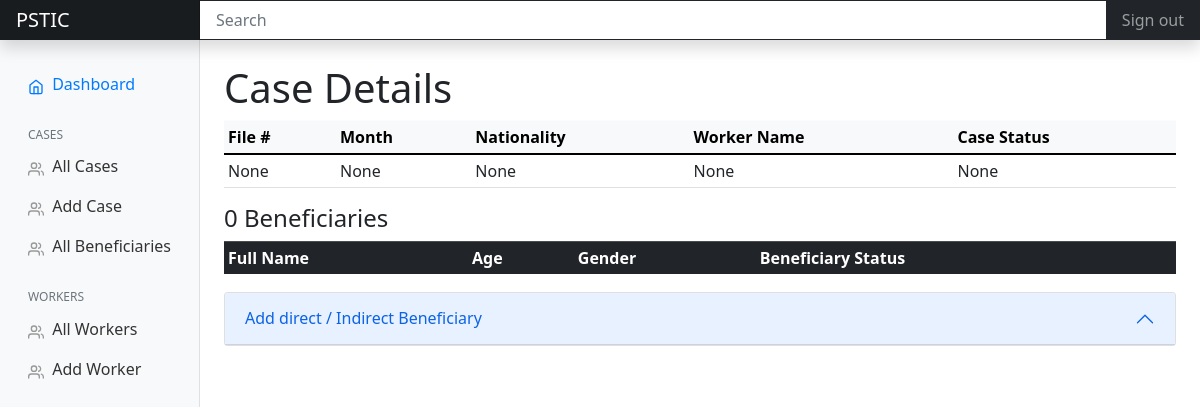
/caselog/case/1, run on an earlier commit of the app's database.
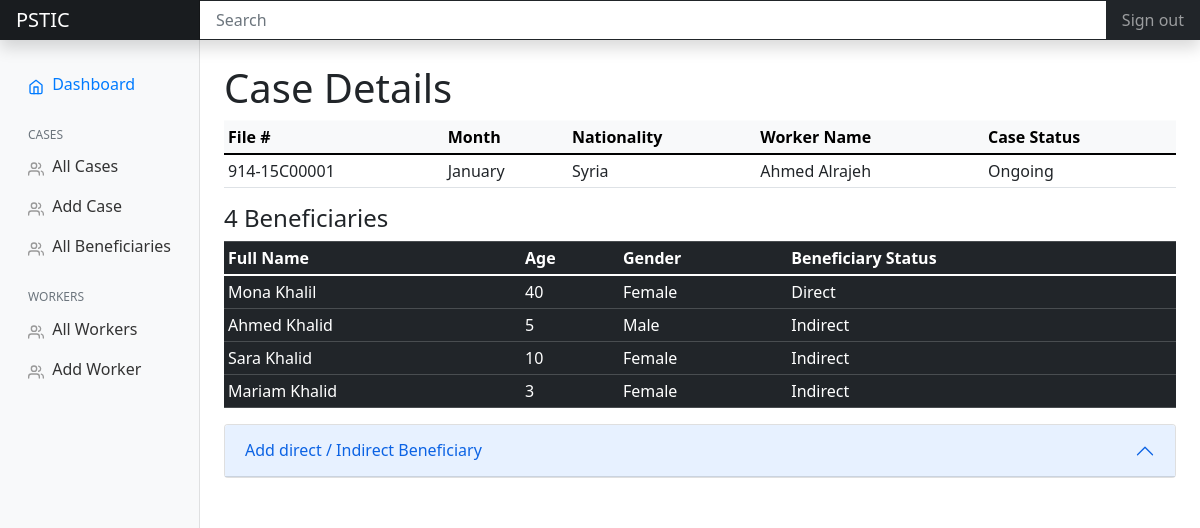
And on a later commit of the database.
### case_log/models.py (models this page shows, shortened)
class months(models.Model):
    id = models.AutoField(primary_key=True)
    month = models.CharField(max_length=50)

class nationalities(models.Model):
    id = models.AutoField(primary_key=True)
    nationality = models.CharField(max_length=50)

class case_statuses(models.Model):
    id = models.AutoField(primary_key=True)
    case_status = models.CharField(max_length=50)

class beneficiaries(models.Model):
    id = models.AutoField(primary_key=True)
    case_id = models.ForeignKey(cases, on_delete=models.CASCADE)
    full_name = models.CharField(max_length=50)
    age = models.IntegerField()
    gender_id = models.ForeignKey(genders, on_delete=models.CASCADE)
    beneficiary_status_id = models.ForeignKey(beneficiary_statuses, on_delete=models.CASCADE)

### case_log/views.py (the view)
# urls.py: path('case/<int:pk>', views.case_detail, name='case-detail'),
def case_detail(request, pk):
    query_selectedCase = query_cases + " WHERE cases.id = " + str(pk)
    rs_selectedCase = getResultSet(query_selectedCase)
    rs_beneficiaryStatuses = getResultSet(query_beneficiary_statuses)
    rs_genders = getResultSet(query_genders)
    rs_cases = getResultSet(query_cases)
    query_caseSelectedBeneficiaries = query_beneficiaries + " WHERE cases.id = " + str(pk)
    rs_caseSelectedBeneficiaries = getResultSet(query_caseSelectedBeneficiaries)
    context = {
    'selectedCase': rs_selectedCase,
    'caseSelectedBeneficiaries': rs_caseSelectedBeneficiaries,
    'beneficiaryStatuses': rs_beneficiaryStatuses,
    'genders': rs_genders,
    'cases': rs_cases,
            }
    if request.method == "POST":
        form = BeneficiaryForm(request.POST or None)
        if form.is_valid():
            form.save()
            messages.success(request, ('Added Successfully'))
            temp = str(pk)
            return HttpResponseRedirect(temp)
        else:
            messages.success(request, ('There was an error'))
            return render(request, 'case_log/case_detail.html', context)
    else:
        return render(request, 'case_log/case_detail.html', context)

### case_log/views.py (called while the page is built)
def getResultSet(query):
    cursor = connection.cursor()
    cursor.execute(query)
    return cursor.fetchall()

### case_log/templates/case_log/case_detail.html (shortened to what this page needs)
{% extends "case_log/base.html" %}
  {% block content %}
  <h1>Case Details</h1>
  <table class="table table-sm">
      <thead class="table-light">
        <tr>
          <th>File #</th>
          <th>Month</th>
          <th>Nationality</th>
          <th>Worker Name</th>
          <th>Case Status</th>
        </tr>
      </thead>
      <tbody>
            <tr>
              <td>{{ selectedCase.0.1 }}</td>
              <td>{{ selectedCase.0.2 }}</td>
              <td>{{ selectedCase.0.3 }}</td>
              <td>{{ selectedCase.0.4 }}</td>
              <td>{{ selectedCase.0.5 }}</td>
            </tr>
      </tbody>
  </table>
  <h4>{{ selectedCase.0.6 }} Beneficiaries</h4>
  <table class="table table-dark table-sm">
      <thead>
          <tr>
              <th>Full Name</th>
              <th>Age</th>
              <th>Gender</th>
              <th>Beneficiary Status</th>
          </tr>
      </thead>
      <tbody>
        {% for beneficiary in caseSelectedBeneficiaries %}
            <tr>
              <td>{{ beneficiary.1 }}</td>
              <td>{{ beneficiary.2 }}</td>
              <td>{{ beneficiary.4 }}</td>
              <td>{{ beneficiary.5 }}</td>
            </tr>
          {% endfor %}
      </tbody>
  </table>
  <div class="accordion" id="accordionExample">
    <div class="accordion-item">
      <h2 class="accordion-header" id="headingOne">
        <button class="accordion-button" type="button" data-bs-toggle="collapse" data-bs-target="#collapseOne" aria-expanded="true" aria-controls="collapseOne">
          Add direct / Indirect Beneficiary
        </button>
      </h2>
    </div>
  </div>
  {% endblock content %}

What changed in the data, as far as the page shows it:
now on this page (row unchanged): months: month "January"
added nationalities: nationality "Syria"
added case_statuses: case_status "Ongoing"
now on this page (row edited): beneficiaries: full_name "Mona Khalil", age "40", beneficiary "Female", beneficiary "Direct"
added beneficiaries: full_name "Ahmed Khalid", age "5", beneficiary "Male", beneficiary "Indirect"
added beneficiaries: full_name "Sara Khalid", beneficiary "10", beneficiary "Female", beneficiary "Indirect"
added beneficiaries: full_name "Mariam Khalid", age "3", beneficiary "Female", beneficiary "Indirect"
Also different on the page:
{{ selectedCase.0.1 }}: "None" → "914-15C00001"
{{ selectedCase.0.4 }}: "None" → "Ahmed Alrajeh"
{{ selectedCase.0.6 }}: "0" → "4"
{{ selectedCase.0.2 }}: "None" → (not shown)
{{ selectedCase.0.3 }}: "None" → (not shown)
{{ selectedCase.0.5 }}: "None" → (not shown)
